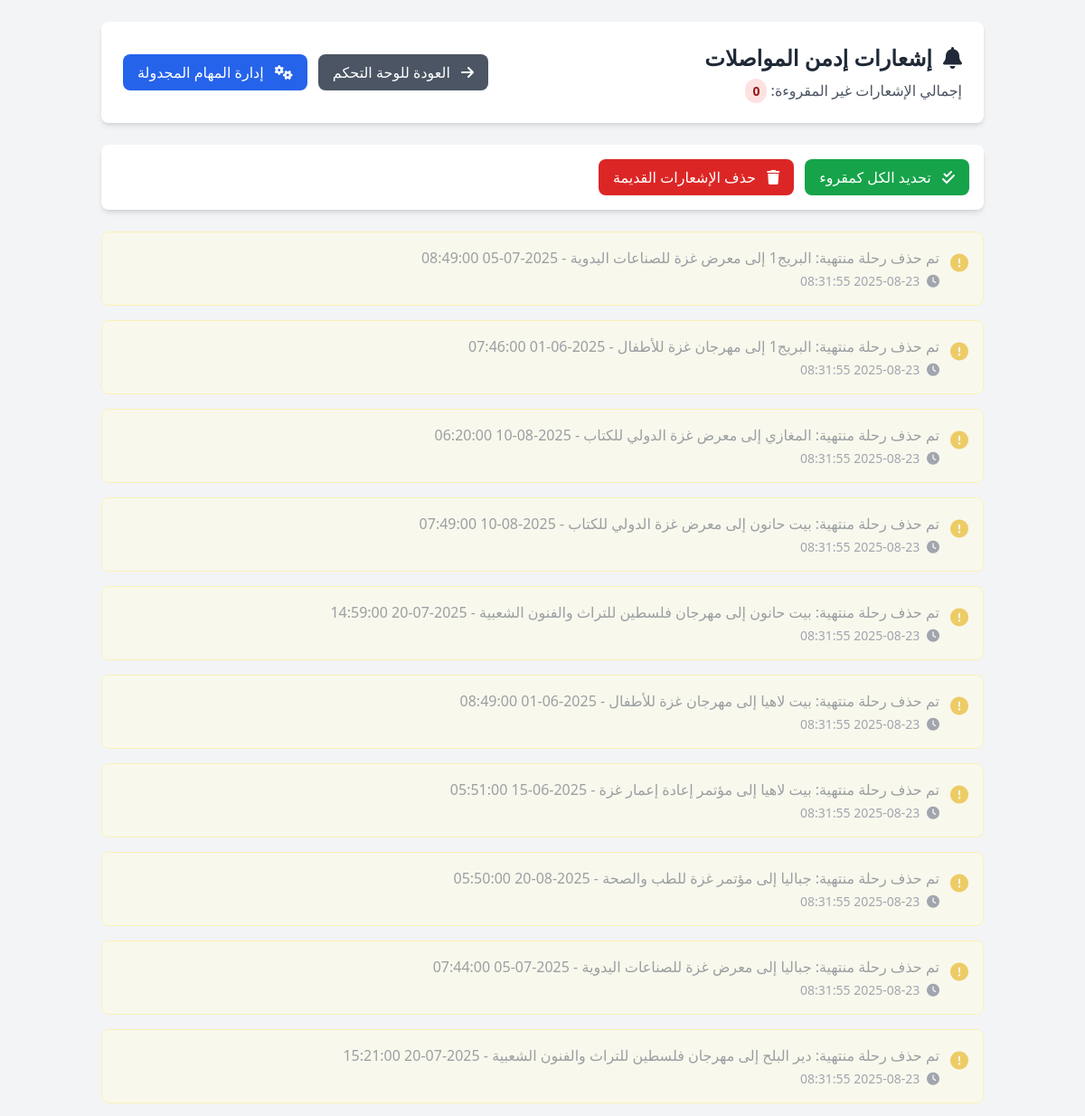
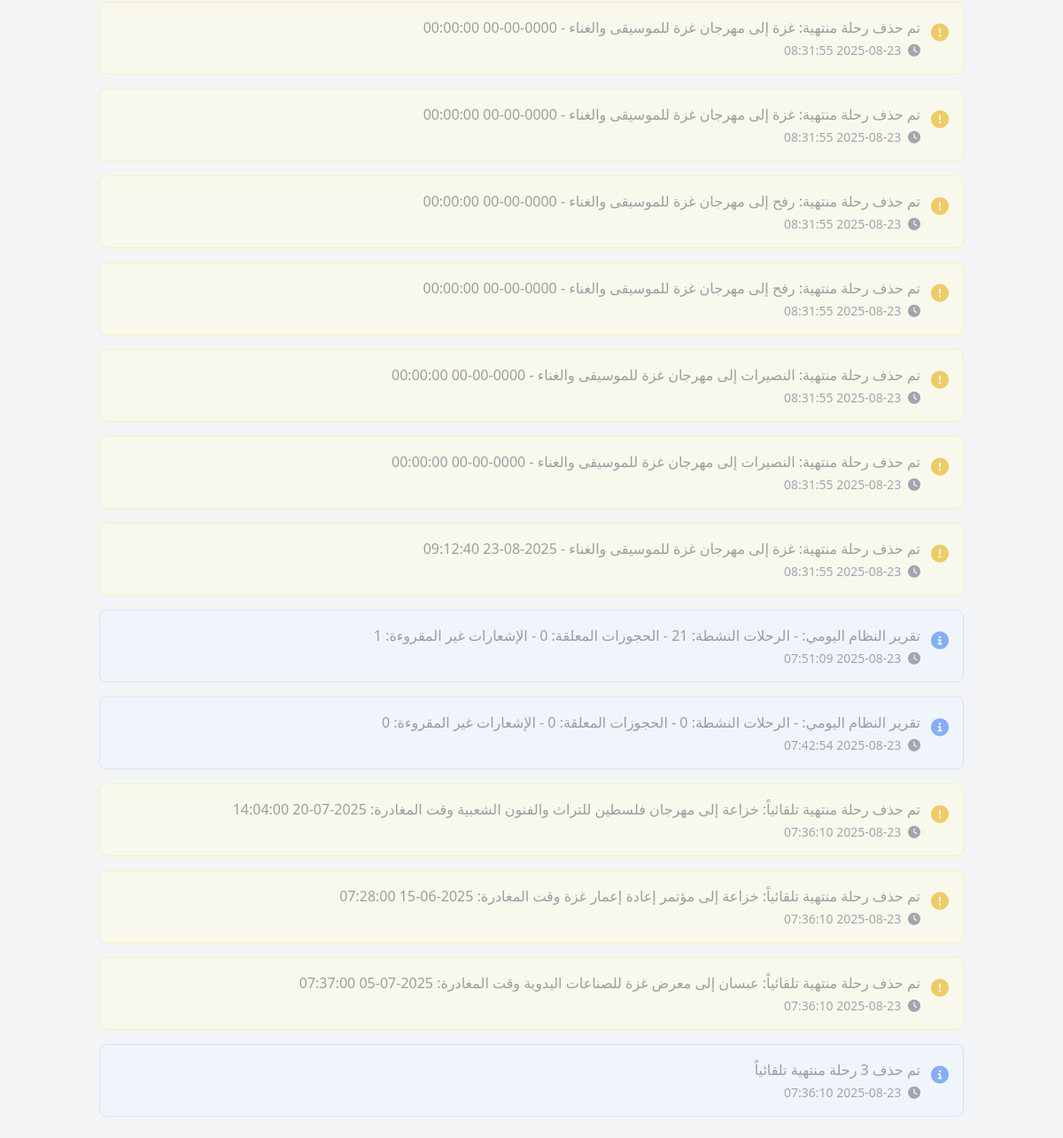
The page /transport/admin_notifications.php on the database its author committed (2 pictures, top to bottom).
### tables this page shows
CREATE TABLE `admin_notifications` (
  `id` int(11) NOT NULL,
  `message` text NOT NULL,
  `type` enum('info','warning','error','success') DEFAULT 'info',
  `is_read` tinyint(1) DEFAULT 0,
  `created_at` timestamp NOT NULL DEFAULT current_timestamp()
);

### config/database.php (called while the page is built, shortened)
<?php
class Database {
    private $host = DB_HOST;
    private $user = DB_USER;
    private $pass = DB_PASS;
    private $dbname = DB_NAME;
    private $dbh;
    private $stmt;
    public function __construct() {
        $dsn = 'mysql:host=' . $this->host . ';dbname=' . $this->dbname . ';charset=utf8mb4';
        $options = array(
            PDO::ATTR_PERSISTENT => true,
            PDO::ATTR_ERRMODE => PDO::ERRMODE_EXCEPTION,
            PDO::ATTR_DEFAULT_FETCH_MODE => PDO::FETCH_ASSOC,
            PDO::ATTR_EMULATE_PREPARES => false
        );
        try {
            $this->dbh = new PDO($dsn, $this->user, $this->pass, $options);
        } catch(PDOException $e) {
            $this->error = $e->getMessage();
            error_log('Database Connection Error: ' . $this->error);
            echo 'Database Connection Error: ' . $this->error;
        }
    }
    public function query($sql) {
        $this->stmt = $this->dbh->prepare($sql);
    }
    public function execute() {
        try {
            return $this->stmt->execute();
        } catch(PDOException $e) {
            $this->error = $e->getMessage();
            error_log('Query Execution Error: ' . $this->error);
            return false;
        }
    }
    public function resultSet() {
        $this->execute();
        return $this->stmt->fetchAll();
    }
    public function single() {
        $this->execute();
        return $this->stmt->fetch();
    }
}
?>

### transport/admin_notifications.php (the view, shortened to what this page needs)
<?php
$db = new Database();
try {
    $db->query("
        SELECT * FROM admin_notifications
        ORDER BY created_at DESC
        LIMIT 100
    ");
    $notifications = $db->resultSet();
    $db->query("SELECT COUNT(*) as count FROM admin_notifications WHERE is_read = 0");
    $unread_count = $db->single()['count'];
} catch (Exception $e) {
    $notifications = [];
    $unread_count = 0;
}
function getNotificationIcon($type) {
    switch ($type) {
        case 'warning': return 'fas fa-exclamation-circle text-yellow-500';
        default: return 'fas fa-info-circle text-blue-500';
    }
}
function getNotificationBg($type, $is_read) {
    $opacity = $is_read ? 'opacity-60' : '';
    switch ($type) {
        case 'warning': return "bg-yellow-50 border-yellow-200 {$opacity}";
        default: return "bg-blue-50 border-blue-200 {$opacity}";
    }
}
?>
<!DOCTYPE html>
<html lang="ar" dir="rtl">
<head>
    <script src="https://cdn.tailwindcss.com"></script>
    <link rel="stylesheet" href="https://cdnjs.cloudflare.com/ajax/libs/font-awesome/6.4.0/css/all.min.css">
</head>
<body class="bg-gray-100 min-h-screen">
    <div class="container mx-auto p-6">
        <div class="bg-white rounded-lg shadow-md p-6 mb-6">
            <div class="flex justify-between items-center">
                <div>
                    <h1 class="text-2xl font-bold text-gray-800 flex items-center">
                        <i class="fas fa-bell text-primary-600 ml-3"></i>
                        إشعارات إدمن المواصلات
                    </h1>
                    <p class="text-gray-600 mt-2">
                        إجمالي الإشعارات غير المقروءة:
                        <span class="bg-red-100 text-red-800 px-2 py-1 rounded-full text-sm font-semibold"><?php echo $unread_count; ?></span>
                    </p>
                </div>
                <div class="flex space-x-3 space-x-reverse">
                    <a href="dashboard.php" class="px-4 py-2 bg-gray-600 text-white rounded-lg hover:bg-gray-700 transition">
                        <i class="fas fa-arrow-right ml-2"></i> العودة للوحة التحكم
                    </a>
                    <a href="scheduled_tasks_interface.php" class="px-4 py-2 bg-blue-600 text-white rounded-lg hover:bg-blue-700 transition">
                        <i class="fas fa-cogs ml-2"></i> إدارة المهام المجدولة
                    </a>
                </div>
            </div>
        </div>
        <div class="bg-white rounded-lg shadow-md p-4 mb-6">
            <div class="flex space-x-3 space-x-reverse">
                <form method="POST" class="inline">
                    <button type="submit" class="px-4 py-2 bg-green-600 text-white rounded-lg hover:bg-green-700 transition">
                        <i class="fas fa-check-double ml-2"></i> تحديد الكل كمقروء
                    </button>
                </form>
                <form method="POST" class="inline">
                    <button type="submit" class="px-4 py-2 bg-red-600 text-white rounded-lg hover:bg-red-700 transition"
                            onclick="return confirm('هل تريد حذف الإشعارات المقروءة الأقدم من 7 أيام؟')">
                        <i class="fas fa-trash ml-2"></i> حذف الإشعارات القديمة
                    </button>
                </form>
            </div>
        </div>
        <div class="space-y-4">
            <?php if (empty($notifications)): ?>
                <div class="bg-white rounded-lg shadow-md p-8 text-center">
                    <i class="fas fa-bell-slash text-gray-400 text-6xl mb-4"></i>
                    <h3 class="text-xl font-semibold text-gray-600 mb-2">لا توجد إشعارات</h3>
                    <p class="text-gray-500">لم يتم العثور على أي إشعارات حتى الآن</p>
                </div>
            <?php else: ?>
                <?php foreach ($notifications as $notification): ?>
                    <div class="border rounded-lg p-4 <?php echo getNotificationBg($notification['type'], $notification['is_read']); ?>">
                        <div class="flex justify-between items-start">
                            <div class="flex items-start space-x-3 space-x-reverse flex-grow">
                                <i class="<?php echo getNotificationIcon($notification['type']); ?> text-xl mt-1"></i>
                                <div class="flex-grow">
                                    <p class="text-gray-800 <?php echo $notification['is_read'] ? 'opacity-70' : 'font-semibold'; ?>">
                                        <?php echo htmlspecialchars($notification['message']); ?>
                                    </p>
                                    <p class="text-sm text-gray-500 mt-1">
                                        <i class="fas fa-clock ml-1"></i>
                                        <?php echo date('Y-m-d H:i:s', strtotime($notification['created_at'])); ?>
                                    </p>
                                </div>
                            </div>
                        </div>
                    </div>
                <?php endforeach; ?>
            <?php endif; ?>
        </div>
    </div>
</body>
</html>

### rows shown on the page
admin_notifications: message "تم حذف رحلة منتهية: البريج1 إلى معرض غزة للصناعات اليدوية - 2025-07-05 08:49:00", created_at "2025-08-23 08:31:55"
admin_notifications: message "تم حذف رحلة منتهية: البريج1 إلى مهرجان غزة للأطفال - 2025-06-01 07:46:00", created_at "2025-08-23 08:31:55"
admin_notifications: message "تم حذف رحلة منتهية: المغازي إلى معرض غزة الدولي للكتاب - 2025-08-10 06:20:00", created_at "2025-08-23 08:31:55"
admin_notifications: message "تم حذف رحلة منتهية: بيت حانون إلى معرض غزة الدولي للكتاب - 2025-08-10 07:49:00", created_at "2025-08-23 08:31:55"
admin_notifications: message "تم حذف رحلة منتهية: بيت حانون إلى مهرجان فلسطين للتراث والفنون الشعبية - 2025-07-20 14:59:00", created_at "2025-08-23 08:31:55"
admin_notifications: message "تم حذف رحلة منتهية: بيت لاهيا إلى مهرجان غزة للأطفال - 2025-06-01 08:49:00", created_at "2025-08-23 08:31:55"
admin_notifications: message "تم حذف رحلة منتهية: بيت لاهيا إلى مؤتمر إعادة إعمار غزة - 2025-06-15 05:51:00", created_at "2025-08-23 08:31:55"
admin_notifications: message "تم حذف رحلة منتهية: جباليا إلى مؤتمر غزة للطب والصحة - 2025-08-20 05:50:00", created_at "2025-08-23 08:31:55"
admin_notifications: message "تم حذف رحلة منتهية: جباليا إلى معرض غزة للصناعات اليدوية - 2025-07-05 07:44:00", created_at "2025-08-23 08:31:55"
admin_notifications: message "تم حذف رحلة منتهية: دير البلح إلى مهرجان فلسطين للتراث والفنون الشعبية - 2025-07-20 15:21:00", created_at "2025-08-23 08:31:55"
admin_notifications: message "تم حذف رحلة منتهية: غزة إلى مهرجان غزة للموسيقى والغناء - 0000-00-00 00:00:00", created_at "2025-08-23 08:31:55"
admin_notifications: message "تم حذف رحلة منتهية: غزة إلى مهرجان غزة للموسيقى والغناء - 0000-00-00 00:00:00", created_at "2025-08-23 08:31:55"
admin_notifications: message "تم حذف رحلة منتهية: رفح إلى مهرجان غزة للموسيقى والغناء - 0000-00-00 00:00:00", created_at "2025-08-23 08:31:55"
admin_notifications: message "تم حذف رحلة منتهية: رفح إلى مهرجان غزة للموسيقى والغناء - 0000-00-00 00:00:00", created_at "2025-08-23 08:31:55"
admin_notifications: message "تم حذف رحلة منتهية: النصيرات إلى مهرجان غزة للموسيقى والغناء - 0000-00-00 00:00:00", created_at "2025-08-23 08:31:55"
admin_notifications: message "تم حذف رحلة منتهية: النصيرات إلى مهرجان غزة للموسيقى والغناء - 0000-00-00 00:00:00", created_at "2025-08-23 08:31:55"
admin_notifications: message "تم حذف رحلة منتهية: غزة إلى مهرجان غزة للموسيقى والغناء - 2025-08-23 09:12:40", created_at "2025-08-23 08:31:55"
admin_notifications: message "تقرير النظام اليومي: - الرحلات النشطة: 21 - الحجوزات المعلقة: 0 - الإشعارات غير المقروءة: 1", created_at "2025-08-23 07:51:09"
admin_notifications: message "تقرير النظام اليومي: - الرحلات النشطة: 0 - الحجوزات المعلقة: 0 - الإشعارات غير المقروءة: 0", created_at "2025-08-23 07:42:54"
admin_notifications: message "تم حذف رحلة منتهية تلقائياً: خزاعة إلى مهرجان فلسطين للتراث والفنون الشعبية وقت المغادرة: 2025-07-20 14:04:00", created_at "2025-08-23 07:36:10"
admin_notifications: message "تم حذف رحلة منتهية تلقائياً: خزاعة إلى مؤتمر إعادة إعمار غزة وقت المغادرة: 2025-06-15 07:28:00", created_at "2025-08-23 07:36:10"
admin_notifications: message "تم حذف رحلة منتهية تلقائياً: عبسان إلى معرض غزة للصناعات اليدوية وقت المغادرة: 2025-07-05 07:37:00", created_at "2025-08-23 07:36:10"
admin_notifications: message "تم حذف 3 رحلة منتهية تلقائياً", created_at "2025-08-23 07:36:10"

### other values the page prints
$unread_count "0"
